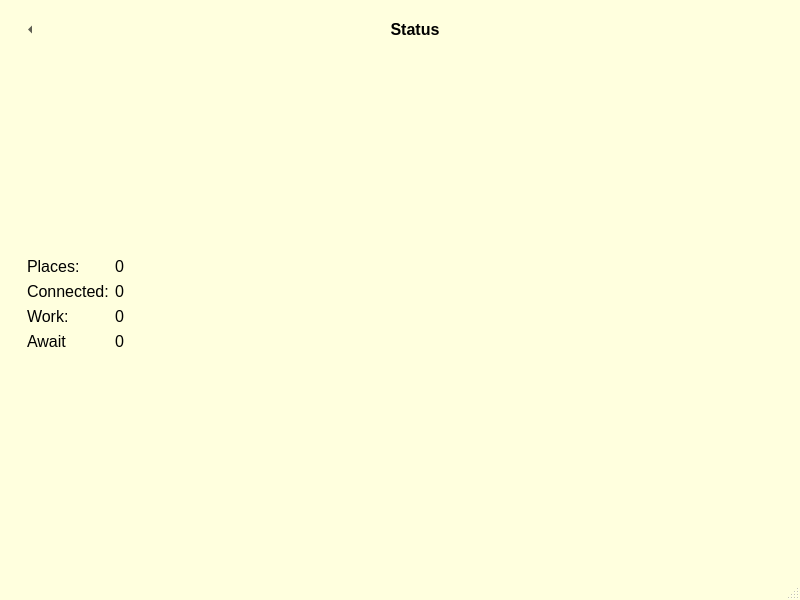
<?xml version="1.0" encoding="UTF-8"?>
<ui version="4.0">
 <class>MainWindow</class>
 <widget class="QMainWindow" name="MainWindow">
  <property name="geometry">
   <rect>
    <x>0</x>
    <y>0</y>
    <width>800</width>
    <height>600</height>
   </rect>
  </property>
  <property name="sizePolicy">
   <sizepolicy hsizetype="Minimum" vsizetype="Minimum">
    <horstretch>0</horstretch>
    <verstretch>0</verstretch>
   </sizepolicy>
  </property>
  <property name="palette">
   <palette>
    <active>
     <colorrole role="Base">
      <brush brushstyle="SolidPattern">
       <color alpha="255">
        <red>255</red>
        <green>255</green>
        <blue>255</blue>
       </color>
      </brush>
     </colorrole>
     <colorrole role="Window">
      <brush brushstyle="SolidPattern">
       <color alpha="255">
        <red>255</red>
        <green>255</green>
        <blue>222</blue>
       </color>
      </brush>
     </colorrole>
    </active>
    <inactive>
     <colorrole role="Base">
      <brush brushstyle="SolidPattern">
       <color alpha="255">
        <red>255</red>
        <green>255</green>
        <blue>255</blue>
       </color>
      </brush>
     </colorrole>
     <colorrole role="Window">
      <brush brushstyle="SolidPattern">
       <color alpha="255">
        <red>255</red>
        <green>255</green>
        <blue>222</blue>
       </color>
      </brush>
     </colorrole>
    </inactive>
    <disabled>
     <colorrole role="Base">
      <brush brushstyle="SolidPattern">
       <color alpha="255">
        <red>255</red>
        <green>255</green>
        <blue>222</blue>
       </color>
      </brush>
     </colorrole>
     <colorrole role="Window">
      <brush brushstyle="SolidPattern">
       <color alpha="255">
        <red>255</red>
        <green>255</green>
        <blue>222</blue>
       </color>
      </brush>
     </colorrole>
    </disabled>
   </palette>
  </property>
  <property name="windowTitle">
   <string>MainWindow</string>
  </property>
  <property name="styleSheet">
   <string notr="true"/>
  </property>
  <widget class="QWidget" name="centralwidget">
   <property name="sizePolicy">
    <sizepolicy hsizetype="Expanding" vsizetype="Expanding">
     <horstretch>0</horstretch>
     <verstretch>0</verstretch>
    </sizepolicy>
   </property>
   <layout class="QVBoxLayout" name="verticalLayout">
    <property name="sizeConstraint">
     <enum>QLayout::SetMaximumSize</enum>
    </property>
    <item>
     <widget class="QStackedWidget" name="central_stk">
      <property name="sizePolicy">
       <sizepolicy hsizetype="Expanding" vsizetype="Expanding">
        <horstretch>0</horstretch>
        <verstretch>0</verstretch>
       </sizepolicy>
      </property>
      <property name="styleSheet">
       <string notr="true"/>
      </property>
      <property name="frameShape">
       <enum>QFrame::NoFrame</enum>
      </property>
      <property name="frameShadow">
       <enum>QFrame::Plain</enum>
      </property>
      <property name="currentIndex">
       <number>0</number>
      </property>
      <widget class="QWidget" name="main_pg">
       <layout class="QHBoxLayout" name="horizontalLayout_2">
        <item>
         <layout class="QGridLayout" name="main_workplaces_glo">
          <property name="sizeConstraint">
           <enum>QLayout::SetMinimumSize</enum>
          </property>
         </layout>
        </item>
        <item>
         <layout class="QVBoxLayout" name="main_status_lo">
          <item>
           <layout class="QHBoxLayout" name="main_status_title_lo">
            <item>
             <widget class="QToolButton" name="main_status_title_back_btn">
              <property name="text">
               <string>...</string>
              </property>
              <property name="autoRaise">
               <bool>true</bool>
              </property>
              <property name="arrowType">
               <enum>Qt::LeftArrow</enum>
              </property>
             </widget>
            </item>
            <item>
             <widget class="QLabel" name="main_status_title_lb">
              <property name="font">
               <font>
                <pointsize>12</pointsize>
                <weight>75</weight>
                <bold>true</bold>
               </font>
              </property>
              <property name="text">
               <string>Status</string>
              </property>
              <property name="alignment">
               <set>Qt::AlignCenter</set>
              </property>
             </widget>
            </item>
           </layout>
          </item>
          <item>
           <widget class="QStackedWidget" name="main_status_main_stk">
            <property name="currentIndex">
             <number>0</number>
            </property>
            <widget class="QWidget" name="main_status_main_state_pg">
             <layout class="QFormLayout" name="formLayout">
              <item row="0" column="1">
               <spacer name="main_status_main_state_tspc">
                <property name="orientation">
                 <enum>Qt::Vertical</enum>
                </property>
                <property name="sizeHint" stdset="0">
                 <size>
                  <width>20</width>
                  <height>40</height>
                 </size>
                </property>
               </spacer>
              </item>
              <item row="1" column="0">
               <widget class="QLabel" name="main_status_main_state_places_text_lb">
                <property name="font">
                 <font>
                  <pointsize>12</pointsize>
                 </font>
                </property>
                <property name="styleSheet">
                 <string notr="true"/>
                </property>
                <property name="text">
                 <string>Places:</string>
                </property>
               </widget>
              </item>
              <item row="1" column="1">
               <widget class="QLabel" name="main_status_main_state_places_value_lb">
                <property name="font">
                 <font>
                  <pointsize>12</pointsize>
                 </font>
                </property>
                <property name="styleSheet">
                 <string notr="true"/>
                </property>
                <property name="text">
                 <string>0</string>
                </property>
               </widget>
              </item>
              <item row="2" column="0">
               <widget class="QLabel" name="main_status_main_state_connected_text_lb">
                <property name="font">
                 <font>
                  <pointsize>12</pointsize>
                 </font>
                </property>
                <property name="styleSheet">
                 <string notr="true"/>
                </property>
                <property name="text">
                 <string>Connected:</string>
                </property>
               </widget>
              </item>
              <item row="2" column="1">
               <widget class="QLabel" name="main_status_main_state_connected_value_lb">
                <property name="font">
                 <font>
                  <pointsize>12</pointsize>
                 </font>
                </property>
                <property name="styleSheet">
                 <string notr="true"/>
                </property>
                <property name="text">
                 <string>0</string>
                </property>
               </widget>
              </item>
              <item row="3" column="0">
               <widget class="QLabel" name="main_status_main_state_work_text_lb">
                <property name="font">
                 <font>
                  <pointsize>12</pointsize>
                 </font>
                </property>
                <property name="styleSheet">
                 <string notr="true"/>
                </property>
                <property name="text">
                 <string>Work:</string>
                </property>
               </widget>
              </item>
              <item row="3" column="1">
               <widget class="QLabel" name="main_status_main_state_work_value_lb">
                <property name="font">
                 <font>
                  <pointsize>12</pointsize>
                 </font>
                </property>
                <property name="styleSheet">
                 <string notr="true"/>
                </property>
                <property name="text">
                 <string>0</string>
                </property>
               </widget>
              </item>
              <item row="4" column="0">
               <widget class="QLabel" name="main_status_main_state_await_text_lb">
                <property name="font">
                 <font>
                  <pointsize>12</pointsize>
                 </font>
                </property>
                <property name="styleSheet">
                 <string notr="true"/>
                </property>
                <property name="text">
                 <string>Await</string>
                </property>
               </widget>
              </item>
              <item row="4" column="1">
               <widget class="QLabel" name="main_status_main_state_await_value_lb">
                <property name="font">
                 <font>
                  <pointsize>12</pointsize>
                 </font>
                </property>
                <property name="styleSheet">
                 <string notr="true"/>
                </property>
                <property name="text">
                 <string>0</string>
                </property>
               </widget>
              </item>
              <item row="5" column="1">
               <spacer name="main_status_main_state_bspc">
                <property name="orientation">
                 <enum>Qt::Vertical</enum>
                </property>
                <property name="sizeHint" stdset="0">
                 <size>
                  <width>20</width>
                  <height>40</height>
                 </size>
                </property>
               </spacer>
              </item>
             </layout>
            </widget>
            <widget class="QWidget" name="main_status_main_students_pg">
             <layout class="QGridLayout" name="gridLayout_2">
              <item row="0" column="0" colspan="2">
               <widget class="QTableView" name="main_status_main_students_tb">
                <property name="sizePolicy">
                 <sizepolicy hsizetype="Preferred" vsizetype="Expanding">
                  <horstretch>0</horstretch>
                  <verstretch>0</verstretch>
                 </sizepolicy>
                </property>
                <property name="palette">
                 <palette>
                  <active>
                   <colorrole role="Base">
                    <brush brushstyle="SolidPattern">
                     <color alpha="255">
                      <red>255</red>
                      <green>255</green>
                      <blue>222</blue>
                     </color>
                    </brush>
                   </colorrole>
                  </active>
                  <inactive>
                   <colorrole role="Base">
                    <brush brushstyle="SolidPattern">
                     <color alpha="255">
                      <red>255</red>
                      <green>255</green>
                      <blue>222</blue>
                     </color>
                    </brush>
                   </colorrole>
                  </inactive>
                  <disabled>
                   <colorrole role="Base">
                    <brush brushstyle="SolidPattern">
                     <color alpha="255">
                      <red>255</red>
                      <green>255</green>
                      <blue>222</blue>
                     </color>
                    </brush>
                   </colorrole>
                  </disabled>
                 </palette>
                </property>
                <property name="styleSheet">
                 <string notr="true">QHeaderView::section { background-color:rgb(255, 101, 62) }</string>
                </property>
                <property name="sizeAdjustPolicy">
                 <enum>QAbstractScrollArea::AdjustIgnored</enum>
                </property>
                <property name="selectionMode">
                 <enum>QAbstractItemView::SingleSelection</enum>
                </property>
                <property name="selectionBehavior">
                 <enum>QAbstractItemView::SelectRows</enum>
                </property>
                <attribute name="horizontalHeaderVisible">
                 <bool>false</bool>
                </attribute>
                <attribute name="horizontalHeaderStretchLastSection">
                 <bool>true</bool>
                </attribute>
                <attribute name="verticalHeaderVisible">
                 <bool>false</bool>
                </attribute>
               </widget>
              </item>
             </layout>
            </widget>
           </widget>
          </item>
         </layout>
        </item>
       </layout>
      </widget>
      <widget class="QWidget" name="task_pg">
       <layout class="QVBoxLayout" name="verticalLayout_5">
        <item>
         <layout class="QHBoxLayout" name="task_title_lo">
          <item>
           <widget class="QToolButton" name="task_title_back_btn">
            <property name="font">
             <font>
              <pointsize>9</pointsize>
              <weight>75</weight>
              <bold>true</bold>
             </font>
            </property>
            <property name="text">
             <string>Назад</string>
            </property>
            <property name="toolButtonStyle">
             <enum>Qt::ToolButtonTextBesideIcon</enum>
            </property>
            <property name="autoRaise">
             <bool>true</bool>
            </property>
            <property name="arrowType">
             <enum>Qt::LeftArrow</enum>
            </property>
           </widget>
          </item>
          <item>
           <widget class="QToolButton" name="task_title_send_btn">
            <property name="autoFillBackground">
             <bool>true</bool>
            </property>
            <property name="text">
             <string>Send</string>
            </property>
            <property name="autoRaise">
             <bool>true</bool>
            </property>
           </widget>
          </item>
          <item>
           <widget class="QLabel" name="task_title_lb">
            <property name="text">
             <string>Task: </string>
            </property>
            <property name="alignment">
             <set>Qt::AlignCenter</set>
            </property>
           </widget>
          </item>
          <item>
           <spacer name="task_title_spc">
            <property name="orientation">
             <enum>Qt::Horizontal</enum>
            </property>
            <property name="sizeHint" stdset="0">
             <size>
              <width>40</width>
              <height>20</height>
             </size>
            </property>
           </spacer>
          </item>
         </layout>
        </item>
        <item>
         <layout class="QHBoxLayout" name="task_main_lo">
          <item>
           <layout class="QFormLayout" name="task_main_view_lo">
            <item row="0" column="0">
             <widget class="QLabel" name="task_main_view_number_text_lb">
              <property name="text">
               <string>No</string>
              </property>
             </widget>
            </item>
            <item row="0" column="1">
             <widget class="QLabel" name="task_main_view_number_value_lb">
              <property name="text">
               <string>-</string>
              </property>
             </widget>
            </item>
            <item row="1" column="0">
             <widget class="QLabel" name="task_main_view_title_text_lb">
              <property name="text">
               <string>Title</string>
              </property>
             </widget>
            </item>
            <item row="1" column="1">
             <widget class="QLabel" name="task_main_view_title_value_lb">
              <property name="text">
               <string>-</string>
              </property>
             </widget>
            </item>
            <item row="2" column="0">
             <widget class="QLabel" name="task_main_view_text_text_lb">
              <property name="text">
               <string>Text</string>
              </property>
             </widget>
            </item>
            <item row="2" column="1">
             <widget class="QTextEdit" name="task_main_view_text_value_te">
              <property name="palette">
               <palette>
                <active>
                 <colorrole role="Base">
                  <brush brushstyle="SolidPattern">
                   <color alpha="255">
                    <red>255</red>
                    <green>255</green>
                    <blue>222</blue>
                   </color>
                  </brush>
                 </colorrole>
                </active>
                <inactive>
                 <colorrole role="Base">
                  <brush brushstyle="SolidPattern">
                   <color alpha="255">
                    <red>255</red>
                    <green>255</green>
                    <blue>222</blue>
                   </color>
                  </brush>
                 </colorrole>
                </inactive>
                <disabled>
                 <colorrole role="Base">
                  <brush brushstyle="SolidPattern">
                   <color alpha="255">
                    <red>255</red>
                    <green>255</green>
                    <blue>222</blue>
                   </color>
                  </brush>
                 </colorrole>
                </disabled>
               </palette>
              </property>
              <property name="readOnly">
               <bool>true</bool>
              </property>
             </widget>
            </item>
            <item row="3" column="0">
             <widget class="QLabel" name="task_main_view_script_text_lb">
              <property name="text">
               <string>Script</string>
              </property>
             </widget>
            </item>
            <item row="3" column="1">
             <widget class="QTextEdit" name="task_main_view_script_value_te">
              <property name="palette">
               <palette>
                <active>
                 <colorrole role="Base">
                  <brush brushstyle="SolidPattern">
                   <color alpha="255">
                    <red>255</red>
                    <green>255</green>
                    <blue>222</blue>
                   </color>
                  </brush>
                 </colorrole>
                </active>
                <inactive>
                 <colorrole role="Base">
                  <brush brushstyle="SolidPattern">
                   <color alpha="255">
                    <red>255</red>
                    <green>255</green>
                    <blue>222</blue>
                   </color>
                  </brush>
                 </colorrole>
                </inactive>
                <disabled>
                 <colorrole role="Base">
                  <brush brushstyle="SolidPattern">
                   <color alpha="255">
                    <red>255</red>
                    <green>255</green>
                    <blue>222</blue>
                   </color>
                  </brush>
                 </colorrole>
                </disabled>
               </palette>
              </property>
              <property name="readOnly">
               <bool>true</bool>
              </property>
             </widget>
            </item>
           </layout>
          </item>
          <item>
           <layout class="QVBoxLayout" name="task_main_table_lo">
            <item>
             <widget class="QTableView" name="task_main_table_tb">
              <property name="palette">
               <palette>
                <active>
                 <colorrole role="Base">
                  <brush brushstyle="SolidPattern">
                   <color alpha="255">
                    <red>255</red>
                    <green>255</green>
                    <blue>222</blue>
                   </color>
                  </brush>
                 </colorrole>
                </active>
                <inactive>
                 <colorrole role="Base">
                  <brush brushstyle="SolidPattern">
                   <color alpha="255">
                    <red>255</red>
                    <green>255</green>
                    <blue>222</blue>
                   </color>
                  </brush>
                 </colorrole>
                </inactive>
                <disabled>
                 <colorrole role="Base">
                  <brush brushstyle="SolidPattern">
                   <color alpha="255">
                    <red>255</red>
                    <green>255</green>
                    <blue>222</blue>
                   </color>
                  </brush>
                 </colorrole>
                </disabled>
               </palette>
              </property>
              <property name="styleSheet">
               <string notr="true">QHeaderView::section { background-color:rgb(255, 101, 62) }</string>
              </property>
              <property name="selectionBehavior">
               <enum>QAbstractItemView::SelectRows</enum>
              </property>
              <attribute name="horizontalHeaderVisible">
               <bool>false</bool>
              </attribute>
              <attribute name="horizontalHeaderCascadingSectionResizes">
               <bool>false</bool>
              </attribute>
              <attribute name="horizontalHeaderStretchLastSection">
               <bool>true</bool>
              </attribute>
              <attribute name="verticalHeaderVisible">
               <bool>false</bool>
              </attribute>
             </widget>
            </item>
            <item>
             <layout class="QHBoxLayout" name="task_main_table_control_lo">
              <item>
               <spacer name="task_main_table_control_lspc">
                <property name="orientation">
                 <enum>Qt::Horizontal</enum>
                </property>
                <property name="sizeHint" stdset="0">
                 <size>
                  <width>40</width>
                  <height>20</height>
                 </size>
                </property>
               </spacer>
              </item>
              <item>
               <widget class="QToolButton" name="task_main_table_control_back_btn">
                <property name="text">
                 <string>...</string>
                </property>
                <property name="autoRaise">
                 <bool>true</bool>
                </property>
                <property name="arrowType">
                 <enum>Qt::LeftArrow</enum>
                </property>
               </widget>
              </item>
              <item>
               <widget class="QSpinBox" name="task_main_table_control_page_spn">
                <property name="sizePolicy">
                 <sizepolicy hsizetype="Fixed" vsizetype="Fixed">
                  <horstretch>0</horstretch>
                  <verstretch>0</verstretch>
                 </sizepolicy>
                </property>
                <property name="minimumSize">
                 <size>
                  <width>50</width>
                  <height>0</height>
                 </size>
                </property>
                <property name="alignment">
                 <set>Qt::AlignCenter</set>
                </property>
                <property name="buttonSymbols">
                 <enum>QAbstractSpinBox::NoButtons</enum>
                </property>
               </widget>
              </item>
              <item>
               <widget class="QToolButton" name="task_main_table_control_forward_btn">
                <property name="text">
                 <string>...</string>
                </property>
                <property name="autoRaise">
                 <bool>true</bool>
                </property>
                <property name="arrowType">
                 <enum>Qt::RightArrow</enum>
                </property>
               </widget>
              </item>
              <item>
               <spacer name="task_main_table_control_rspc">
                <property name="orientation">
                 <enum>Qt::Horizontal</enum>
                </property>
                <property name="sizeHint" stdset="0">
                 <size>
                  <width>40</width>
                  <height>20</height>
                 </size>
                </property>
               </spacer>
              </item>
             </layout>
            </item>
           </layout>
          </item>
         </layout>
        </item>
       </layout>
      </widget>
      <widget class="QWidget" name="stat_pg">
       <layout class="QVBoxLayout" name="verticalLayout_4">
        <item>
         <layout class="QHBoxLayout" name="stat_title_lo">
          <item>
           <widget class="QToolButton" name="stat_title_back_btn">
            <property name="font">
             <font>
              <pointsize>9</pointsize>
              <weight>75</weight>
              <bold>true</bold>
             </font>
            </property>
            <property name="text">
             <string>Назад</string>
            </property>
            <property name="toolButtonStyle">
             <enum>Qt::ToolButtonTextBesideIcon</enum>
            </property>
            <property name="autoRaise">
             <bool>true</bool>
            </property>
            <property name="arrowType">
             <enum>Qt::LeftArrow</enum>
            </property>
           </widget>
          </item>
          <item>
           <widget class="QLabel" name="stat_title_lb">
            <property name="text">
             <string>-</string>
            </property>
           </widget>
          </item>
          <item>
           <spacer name="stat_title_spc">
            <property name="orientation">
             <enum>Qt::Horizontal</enum>
            </property>
            <property name="sizeHint" stdset="0">
             <size>
              <width>40</width>
              <height>20</height>
             </size>
            </property>
           </spacer>
          </item>
         </layout>
        </item>
        <item>
         <layout class="QHBoxLayout" name="stat_main_lo">
          <item>
           <layout class="QVBoxLayout" name="stat_main_view_lo">
            <item>
             <widget class="L_Canvas" name="stat_main_view_cnv" native="true">
              <property name="sizePolicy">
               <sizepolicy hsizetype="Expanding" vsizetype="Preferred">
                <horstretch>0</horstretch>
                <verstretch>0</verstretch>
               </sizepolicy>
              </property>
             </widget>
            </item>
            <item>
             <layout class="QFormLayout" name="stat_main_view_task_lo">
              <item row="0" column="0">
               <widget class="QLabel" name="stat_main_view_task_number_text_lb">
                <property name="text">
                 <string>No</string>
                </property>
               </widget>
              </item>
              <item row="1" column="0">
               <widget class="QLabel" name="stat_main_view_task_title_text_lb">
                <property name="text">
                 <string>Title</string>
                </property>
               </widget>
              </item>
              <item row="2" column="0">
               <widget class="QLabel" name="stat_main_view_task_text_text_lb">
                <property name="text">
                 <string>Text</string>
                </property>
               </widget>
              </item>
              <item row="0" column="1">
               <widget class="QLabel" name="stat_main_view_task_number_value_lb">
                <property name="text">
                 <string>-</string>
                </property>
               </widget>
              </item>
              <item row="1" column="1">
               <widget class="QLabel" name="stat_main_view_task_title_value_lb">
                <property name="text">
                 <string>-</string>
                </property>
               </widget>
              </item>
              <item row="2" column="1">
               <widget class="QLabel" name="stat_main_view_task_text_value_lb">
                <property name="text">
                 <string>-</string>
                </property>
               </widget>
              </item>
              <item row="5" column="0" colspan="2">
               <layout class="QHBoxLayout" name="stat_main_view_task_control_lo">
                <item>
                 <widget class="QToolButton" name="stat_main_view_task_control_back_btn">
                  <property name="text">
                   <string>...</string>
                  </property>
                  <property name="autoRaise">
                   <bool>true</bool>
                  </property>
                  <property name="arrowType">
                   <enum>Qt::LeftArrow</enum>
                  </property>
                 </widget>
                </item>
                <item>
                 <widget class="QLabel" name="stat_main_view_task_control_value_lb">
                  <property name="text">
                   <string>-</string>
                  </property>
                  <property name="alignment">
                   <set>Qt::AlignCenter</set>
                  </property>
                 </widget>
                </item>
                <item>
                 <widget class="QToolButton" name="stat_main_view_task_control_forward_btn">
                  <property name="text">
                   <string>...</string>
                  </property>
                  <property name="autoRaise">
                   <bool>true</bool>
                  </property>
                  <property name="arrowType">
                   <enum>Qt::RightArrow</enum>
                  </property>
                 </widget>
                </item>
               </layout>
              </item>
              <item row="3" column="0">
               <widget class="QLabel" name="stat_main_view_task_date_text_lb">
                <property name="text">
                 <string>Date</string>
                </property>
               </widget>
              </item>
              <item row="3" column="1">
               <widget class="QLabel" name="stat_main_view_task_date_value_lb">
                <property name="text">
                 <string>-</string>
                </property>
               </widget>
              </item>
              <item row="4" column="0">
               <widget class="QLabel" name="stat_main_view_task_mark_text_lb">
                <property name="text">
                 <string>Mark</string>
                </property>
               </widget>
              </item>
              <item row="4" column="1">
               <widget class="QLabel" name="stat_main_view_task_mark_value_lb">
                <property name="text">
                 <string>-</string>
                </property>
               </widget>
              </item>
             </layout>
            </item>
            <item>
             <layout class="QFormLayout" name="stat_main_view_state_lo">
              <item row="0" column="0">
               <widget class="QLabel" name="stat_main_view_state_completed_text_lb">
                <property name="font">
                 <font>
                  <pointsize>12</pointsize>
                 </font>
                </property>
                <property name="text">
                 <string>Complited:</string>
                </property>
               </widget>
              </item>
              <item row="2" column="0">
               <widget class="QLabel" name="stat_main_view_state_rating_text_lb">
                <property name="font">
                 <font>
                  <pointsize>12</pointsize>
                 </font>
                </property>
                <property name="text">
                 <string>Average rating:</string>
                </property>
               </widget>
              </item>
              <item row="0" column="1">
               <widget class="QLabel" name="stat_main_view_state_completed_value_lb">
                <property name="font">
                 <font>
                  <pointsize>12</pointsize>
                 </font>
                </property>
                <property name="text">
                 <string>0</string>
                </property>
               </widget>
              </item>
              <item row="2" column="1">
               <widget class="QLabel" name="stat_main_view_state_rating_value_lb">
                <property name="font">
                 <font>
                  <pointsize>12</pointsize>
                 </font>
                </property>
                <property name="text">
                 <string>0</string>
                </property>
               </widget>
              </item>
              <item row="1" column="0">
               <widget class="QLabel" name="stat_main_view_state_unchecked_text_lb">
                <property name="text">
                 <string>Unchecked</string>
                </property>
               </widget>
              </item>
              <item row="1" column="1">
               <widget class="QLabel" name="stat_main_view_state_unchecked_value_lb">
                <property name="text">
                 <string>0</string>
                </property>
               </widget>
              </item>
             </layout>
            </item>
           </layout>
          </item>
          <item>
           <layout class="QVBoxLayout" name="stat_main_table_lo">
            <item>
             <widget class="QTableView" name="stat_main_table_tb">
              <property name="sizePolicy">
               <sizepolicy hsizetype="Preferred" vsizetype="Expanding">
                <horstretch>0</horstretch>
                <verstretch>0</verstretch>
               </sizepolicy>
              </property>
              <property name="palette">
               <palette>
                <active>
                 <colorrole role="Base">
                  <brush brushstyle="SolidPattern">
                   <color alpha="255">
                    <red>255</red>
                    <green>255</green>
                    <blue>222</blue>
                   </color>
                  </brush>
                 </colorrole>
                </active>
                <inactive>
                 <colorrole role="Base">
                  <brush brushstyle="SolidPattern">
                   <color alpha="255">
                    <red>255</red>
                    <green>255</green>
                    <blue>222</blue>
                   </color>
                  </brush>
                 </colorrole>
                </inactive>
                <disabled>
                 <colorrole role="Base">
                  <brush brushstyle="SolidPattern">
                   <color alpha="255">
                    <red>255</red>
                    <green>255</green>
                    <blue>222</blue>
                   </color>
                  </brush>
                 </colorrole>
                </disabled>
               </palette>
              </property>
              <property name="styleSheet">
               <string notr="true">QHeaderView::section { background-color:rgb(255, 101, 62) }</string>
              </property>
              <property name="selectionMode">
               <enum>QAbstractItemView::SingleSelection</enum>
              </property>
              <property name="selectionBehavior">
               <enum>QAbstractItemView::SelectRows</enum>
              </property>
              <attribute name="horizontalHeaderStretchLastSection">
               <bool>true</bool>
              </attribute>
              <attribute name="verticalHeaderVisible">
               <bool>false</bool>
              </attribute>
             </widget>
            </item>
            <item>
             <layout class="QHBoxLayout" name="stat_main_table_control_lo">
              <item>
               <spacer name="stat_main_table_control_lspc">
                <property name="orientation">
                 <enum>Qt::Horizontal</enum>
                </property>
                <property name="sizeHint" stdset="0">
                 <size>
                  <width>40</width>
                  <height>20</height>
                 </size>
                </property>
               </spacer>
              </item>
              <item>
               <widget class="QToolButton" name="stat_main_table_control_back_btn">
                <property name="text">
                 <string>...</string>
                </property>
                <property name="autoRaise">
                 <bool>true</bool>
                </property>
                <property name="arrowType">
                 <enum>Qt::LeftArrow</enum>
                </property>
               </widget>
              </item>
              <item>
               <widget class="QSpinBox" name="stat_main_table_control_page_spn">
                <property name="sizePolicy">
                 <sizepolicy hsizetype="Preferred" vsizetype="Fixed">
                  <horstretch>0</horstretch>
                  <verstretch>0</verstretch>
                 </sizepolicy>
                </property>
                <property name="minimumSize">
                 <size>
                  <width>50</width>
                  <height>0</height>
                 </size>
                </property>
                <property name="alignment">
                 <set>Qt::AlignCenter</set>
                </property>
                <property name="buttonSymbols">
                 <enum>QAbstractSpinBox::NoButtons</enum>
                </property>
                <property name="minimum">
                 <number>0</number>
                </property>
                <property name="maximum">
                 <number>0</number>
                </property>
                <property name="value">
                 <number>0</number>
                </property>
               </widget>
              </item>
              <item>
               <widget class="QToolButton" name="stat_main_table_control_forward_btn">
                <property name="text">
                 <string>...</string>
                </property>
                <property name="autoRaise">
                 <bool>true</bool>
                </property>
                <property name="arrowType">
                 <enum>Qt::RightArrow</enum>
                </property>
               </widget>
              </item>
              <item>
               <spacer name="stat_main_table_control_rspc">
                <property name="orientation">
                 <enum>Qt::Horizontal</enum>
                </property>
                <property name="sizeHint" stdset="0">
                 <size>
                  <width>40</width>
                  <height>20</height>
                 </size>
                </property>
               </spacer>
              </item>
             </layout>
            </item>
           </layout>
          </item>
         </layout>
        </item>
       </layout>
      </widget>
     </widget>
    </item>
   </layout>
  </widget>
  <widget class="QMenuBar" name="menubar">
   <property name="geometry">
    <rect>
     <x>0</x>
     <y>0</y>
     <width>800</width>
     <height>19</height>
    </rect>
   </property>
  </widget>
  <widget class="QStatusBar" name="statusbar"/>
 </widget>
 <customwidgets>
  <customwidget>
   <class>L_Canvas</class>
   <extends>QWidget</extends>
   <header location="global">l_canvas.h</header>
   <container>1</container>
  </customwidget>
 </customwidgets>
 <resources/>
 <connections/>
</ui>
